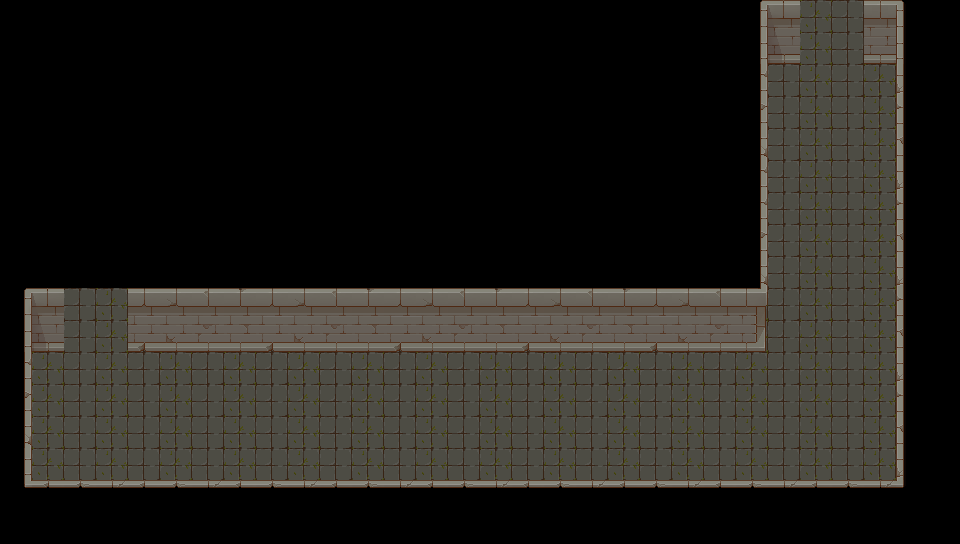

A 2D game scene composited from a Tiled map and its tileset images. What follows is a short description and the map's XML, with each tile layer's data collapsed to a summary:
An orthogonal 30x17 tile map with 32x32 px tiles, 2 tile layers (Ground, Walls), 3 tilesets and 63 objects (32x Collision, 24x DynamicStructure, 5x Enemy, Spawn, StaticStructure).

<map version="1.10" tiledversion="1.11.0" orientation="orthogonal" renderorder="right-down" width="30" height="17" tilewidth="32" tileheight="32" infinite="0" nextlayerid="7" nextobjectid="105">
 <tileset firstgid="1" source="Walls.tsx" />
 <tileset firstgid="257" source="Floor.tsx" />
 <tileset firstgid="260" source="Structures.tsx" />
 <objectgroup id="5" name="Collisions">
  <object id="27" type="Collision" x="0" y="288" width="32" height="256" />
  <object id="28" type="Collision" x="32" y="480" width="864" height="64" />
  <object id="29" type="Collision" x="896" y="0" width="64" height="544" />
  <object id="30" type="Collision" x="32" y="288" width="48" height="64" />
  <object id="31" type="Collision" x="112" y="288" width="654" height="64" />
  <object id="33" type="Collision" x="704" y="0" width="64" height="306" />
  <object id="34" type="Collision" x="768" y="0" width="48" height="64" />
  <object id="98" type="Collision" x="848" y="0" width="48" height="64" />
  <object id="37" type="Collision" x="128" y="359" width="32" height="25" />
  <object id="38" type="Collision" x="288" y="359" width="32" height="25" />
  <object id="39" type="Collision" x="448" y="359" width="32" height="25" />
  <object id="40" type="Collision" x="608" y="359" width="32" height="25" />
  <object id="41" type="Collision" x="736" y="359" width="32" height="25" />
  <object id="65" type="Collision" x="320" y="347" width="32" height="26" />
  <object id="66" type="Collision" x="352" y="345" width="26" height="24" />
  <object id="67" type="Collision" x="240" y="342" width="22" height="18" />
  <object id="68" type="Collision" x="262" y="344" width="25" height="21" />
  <object id="69" type="Collision" x="163" y="356" width="26" height="9" />
  <object id="73" type="Collision" x="182" y="370" width="15" height="5" />
  <object id="74" type="Collision" x="422" y="359" width="24" height="7" />
  <object id="76" type="Collision" x="483" y="361" width="15" height="5" />
  <object id="78" type="Collision" x="582" y="351" width="26" height="21" />
  <object id="80" type="Collision" x="656" y="368" width="23" height="4" />
  <object id="82" type="Collision" x="641" y="356" width="27" height="9" />
  <object id="83" type="Collision" x="864" y="356" width="32" height="28" />
  <object id="85" type="Collision" x="877" y="391" width="15" height="4" />
  <object id="88" type="Collision" x="768" y="128" width="26" height="23" />
  <object id="89" type="Collision" x="768" y="99" width="32" height="29" />
  <object id="90" type="Collision" x="864" y="211" width="26" height="7" />
  <object id="91" type="Collision" x="870" y="226" width="24" height="7" />
  <object id="100" type="Collision" x="816" y="0" width="32" height="43" />
  <object id="104" type="Collision" x="80" y="288" width="32" height="43" />
 </objectgroup>
 <layer id="3" name="Ground" width="30" height="17">
  <data>[510 cells, 198 non-empty, 2 distinct tile ids]</data>
 </layer>
 <layer id="1" name="Walls" width="30" height="17">
  <data>[510 cells, 105 non-empty, 30 distinct tile ids]</data>
 </layer>
 <objectgroup id="2" name="StaticStructures">
  <object id="23" name="spawn" type="Spawn" x="832" y="48" />
  <object id="43" name="entrance" type="StaticStructure" x="78" y="295" width="36" height="50">
   <properties>
    <property name="exit" value="boss_room_1_entrance" />
   </properties>
  </object>
 </objectgroup>
 <objectgroup id="6" name="Enemies">
  <object id="92" type="Enemy" x="864" y="288">
   <properties>
    <property name="enemy" value="goblin" />
   </properties>
  </object>
  <object id="93" type="Enemy" x="864" y="448">
   <properties>
    <property name="enemy" value="goblin" />
   </properties>
  </object>
  <object id="94" type="Enemy" x="736" y="416">
   <properties>
    <property name="enemy" value="goblin" />
   </properties>
  </object>
  <object id="96" type="Enemy" x="416" y="416">
   <properties>
    <property name="enemy" value="goblin" />
   </properties>
  </object>
  <object id="97" type="Enemy" x="256" y="448">
   <properties>
    <property name="enemy" value="goblin" />
   </properties>
  </object>
 </objectgroup>
 <objectgroup id="4" name="DynamicStructures">
  <object id="4" type="DynamicStructure" gid="268" x="64" y="352" width="64" height="64" />
  <object id="5" type="DynamicStructure" gid="268" x="800" y="64" width="64" height="64" />
  <object id="8" name="wooden_box_big" type="DynamicStructure" gid="290" x="768" y="128" width="32" height="46" />
  <object id="9" name="wooden_box_small" type="DynamicStructure" gid="291" x="768" y="151" width="26" height="39" />
  <object id="12" name="wooden_barrel" type="DynamicStructure" gid="289" x="862" y="220" width="28" height="36" />
  <object id="14" name="wooden_barrel" type="DynamicStructure" gid="289" x="868" y="235" width="28" height="36" />
  <object id="17" name="pillar_tall" type="DynamicStructure" gid="277" x="128" y="384" width="32" height="77" />
  <object id="19" name="pillar_tall" type="DynamicStructure" gid="277" x="288" y="384" width="32" height="77" />
  <object id="21" name="pillar_tall" type="DynamicStructure" gid="277" x="608" y="384" width="32" height="77" />
  <object id="22" name="pillar_tall" type="DynamicStructure" gid="277" x="736" y="384" width="32" height="77" />
  <object id="35" name="wooden_box_big" type="DynamicStructure" gid="290" x="864" y="384" width="32" height="46" />
  <object id="36" name="pot1" type="DynamicStructure" gid="285" x="874" y="396" width="21" height="32" />
  <object id="44" name="wooden_barrel" type="DynamicStructure" gid="289" x="640" y="367" width="28" height="36" />
  <object id="48" name="pot2" type="DynamicStructure" gid="286" x="655" y="375" width="25" height="27" />
  <object id="52" name="wooden_box_big" type="DynamicStructure" gid="290" x="320" y="373" width="32" height="46" />
  <object id="53" name="wooden_box_small" type="DynamicStructure" gid="291" x="352" y="369" width="26" height="39" />
  <object id="54" name="wooden_barrel" type="DynamicStructure" gid="289" x="420" y="368" width="28" height="36" />
  <object id="57" name="wooden_barrel" type="DynamicStructure" gid="289" x="260" y="368" width="28" height="36" />
  <object id="58" name="wooden_barrel" type="DynamicStructure" gid="289" x="238" y="363" width="28" height="36" />
  <object id="59" name="wooden_barrel" type="DynamicStructure" gid="289" x="161" y="368" width="28" height="36" />
  <object id="60" name="pot1" type="DynamicStructure" gid="285" x="179" y="376" width="21" height="32" />
  <object id="61" name="pillar_short" type="DynamicStructure" gid="276" x="448" y="384" width="32" height="57" />
  <object id="62" name="pot1" type="DynamicStructure" gid="285" x="480" y="367" width="21" height="32" />
  <object id="63" name="wooden_box_small" type="DynamicStructure" gid="291" x="582" y="372" width="26" height="39" />
 </objectgroup>
</map>
